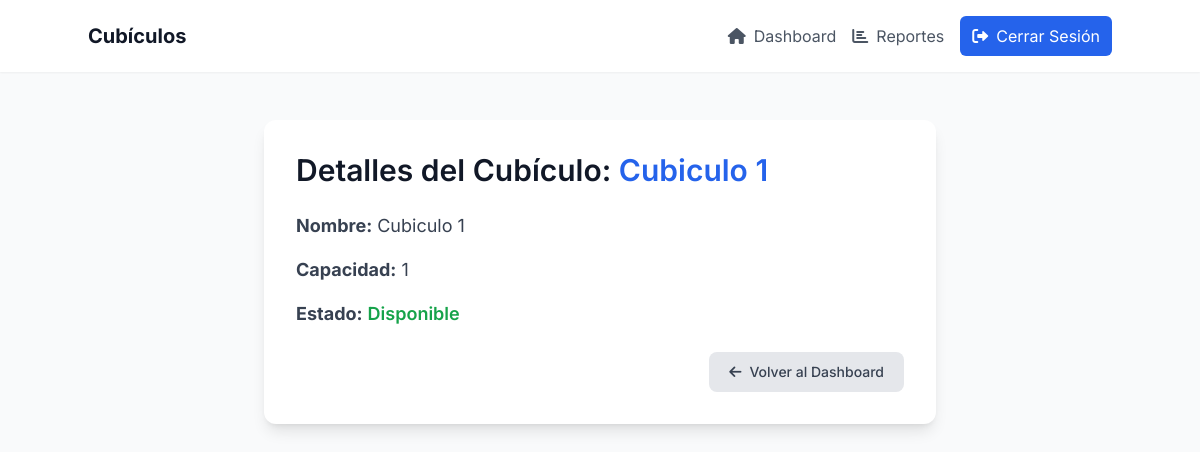
The page /cubicles/1/ (signed in) on the database its author committed.
### rentals/models.py (models this page shows, shortened)
class Cubicle(models.Model):
    STATUS_CHOICES = [
        ('disponible', 'Disponible'),
        ('ocupado', 'Ocupado'),
        ('mantenimiento', 'Mantenimiento'),
    ]
    name = models.CharField(max_length=50, unique=True)
    capacity = models.PositiveIntegerField(default=1)
    status = models.CharField(max_length=20, choices=STATUS_CHOICES, default='disponible')

### rentals/views.py (the view)
# urls.py: path('cubicles/<int:pk>/', cubicle_detail, name='cubicle_detail'),
@login_required
def cubicle_detail(request, pk):
    cubicle = get_object_or_404(Cubicle, pk=pk)
    active_rental = RentalLog.objects.filter(cubicle=cubicle, is_active=True).first()
    context = {
        'cubicle': cubicle,
        'active_rental': active_rental,
    }
    return render(request, 'rentals/cubicle_detail.html', context)

### rentals/templates/rentals/cubicle_detail.html (shortened to what this page needs)
{% extends 'base.html' %}
{% block content %}
<div class="max-w-2xl mx-auto p-8 bg-white rounded-xl shadow-lg transform transition-all duration-300 hover:shadow-xl">
    <h1 class="text-3xl font-semibold text-gray-900 mb-6">Detalles del Cubículo: <span class="text-blue-600">{{ cubicle.name }}</span></h1>
    <div class="space-y-4 mb-6">
        <p class="text-gray-700 text-lg"><strong>Nombre:</strong> {{ cubicle.name }}</p>
        <p class="text-gray-700 text-lg"><strong>Capacidad:</strong> {{ cubicle.capacity }}</p>
        <p class="text-gray-700 text-lg"><strong>Estado:</strong>
            <span class="font-semibold
                {% if cubicle.status == 'disponible' %}text-green-600{% elif cubicle.status == 'ocupado' %}text-red-600{% else %}text-yellow-600{% endif %}">
                {{ cubicle.get_status_display }}
            </span>
        </p>
    </div>
    <div class="flex flex-col sm:flex-row justify-end space-y-3 sm:space-y-0 sm:space-x-4 mt-6">
        <a href="{% url 'dashboard' %}" class="px-5 py-2.5 bg-gray-200 text-gray-700 rounded-lg hover:bg-gray-300 transition-colors duration-200 text-sm font-medium text-center">
            <i class="fas fa-arrow-left mr-2"></i>Volver al Dashboard
        </a>
    </div>
</div>
{% endblock %}

### templates/base.html (style rules this page uses)
body { font-family: 'Inter', sans-serif; }

### rows shown on the page
Cubicle: name "Cubiculo 1", capacity "1", status "Disponible"
